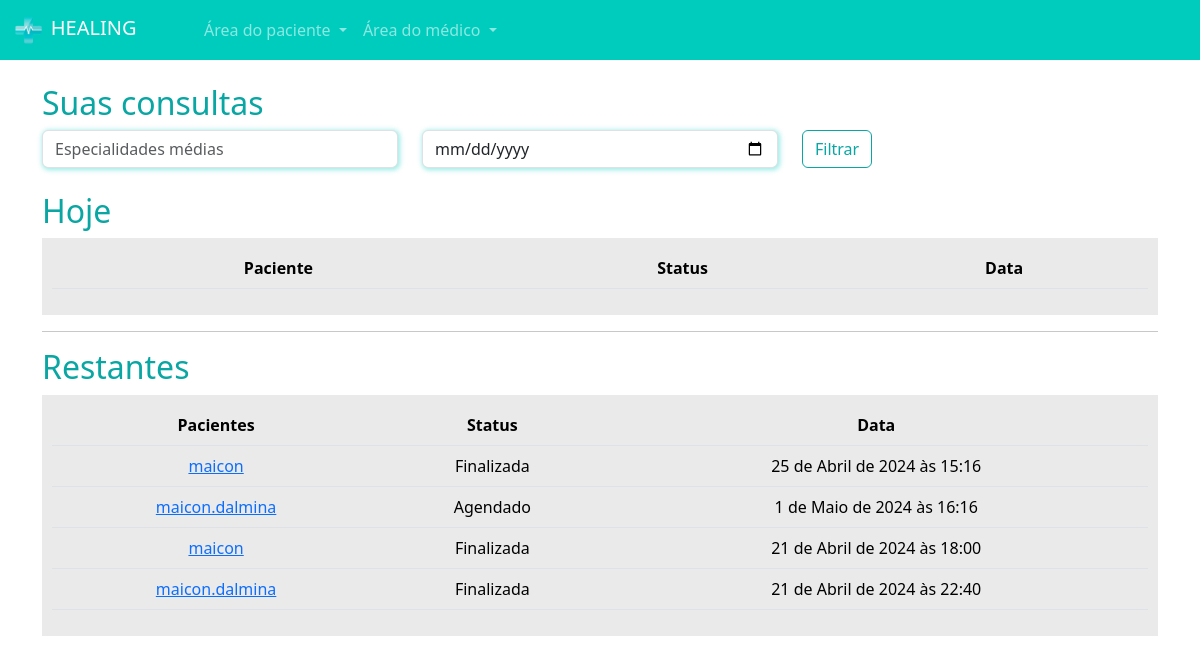
Page /medicos/consultas_medico/ (signed in) on the committed database.
### paciente/models.py (models this page shows, shortened)
class Consulta(models.Model):
    status_choices = (
        ('A', 'Agendado'),
        ('F', 'Finalizada'),
        ('C', 'Cancelada'),
        ('I', 'Iniciada')
    )
    paciente = models.ForeignKey(User, on_delete=models.DO_NOTHING)
    data_aberta = models.ForeignKey(DatasAbertas, on_delete=models.DO_NOTHING)
    status = models.CharField(max_length=1, choices=status_choices, default='A')
    link = models.URLField(null=True, blank=True)

### medico/models.py (models this page shows, shortened)
class DatasAbertas(models.Model):
    data = models.DateTimeField()
    user = models.ForeignKey(User, on_delete=models.DO_NOTHING)
    agendado = models.BooleanField(default=False)

### medico/views.py (the view)
# urls.py: path('consultas_medico/', views.consultas_medico, name="consultas_medico"),
def consultas_medico(request):
    if not is_medico(request.user):
        messages.add_message(request, constants.WARNING, 'Somente médicos podem abrir horarios')
        return redirect('/usuarios/sair')
    hoje = datetime.now().date()
    consultas_hoje = Consulta.objects.filter(data_aberta__user=request.user).filter(data_aberta__data__gte=hoje).filter(data_aberta__data__lt=hoje + timedelta(days=1))
    consultas_restantes = Consulta.objects.exclude(id__in = consultas_hoje.values('id')).filter(data_aberta__user=request.user)
    return render(request, 'consultas_medico.html', {'consultas_hoje':consultas_hoje, 'consultas_restantes':consultas_restantes, 'is_medico':is_medico(request.user)})

### medico/models.py (called while the page is built)
def is_medico(user):
    return DadosMedico.objects.filter(user=user).exists()

### medico/templates/consultas_medico.html (shortened to what this page needs)
{% extends "base.html" %}
{% load static %}
{% block 'head' %}
    <link rel="stylesheet" href="{% static 'medicos/css/abrir_horario.css' %}">
    <link rel="stylesheet" href="{% static 'usuarios/css/usuarios.css' %}">
    <link rel="stylesheet" href="{% static 'medicos/css/cadastro_medico.css' %}">
    <link rel="stylesheet" href="{% static 'pacientes/css/home.css' %}">
    <link rel="stylesheet" href="https://cdn.jsdelivr.net/npm/bootstrap-icons@1.11.3/font/bootstrap-icons.min.css">
{% endblock 'head' %}
{% block 'body' %}
{% include "partials/navbar.html" %}
    <div class="container">
        <br>
        <h2><span class="color-dark">Suas consultas</span></h2>
        <div class="row">
            <div class="col-md">
                <input type="text" name="especialidades" id="" class="form-control shadow-main-color" placeholder="Especialidades médias">
            </div>
            <div class="col-md">
                <input type="date" name="data" id="" class="form-control shadow-main-color" placeholder="Data da consulta">
            </div>
            <div class="col-md">
                <input type="submit" value="Filtrar" class="btn btn-dark-color-outline">
            </div>
        </div>
        <br>
        <h2><span class="color-dark">Hoje</span></h2>
        <div class="list-minhas-consultas">
            <table class="table">
                <thead>
                  <tr>
                    <th scope="col">Paciente</th>
                    <th scope="col">Status</th>
                    <th scope="col">Data</th>
                  </tr>
                </thead>
              </table>
        </div>
        <hr>
        <h2><span class="color-dark">Restantes</span></h2>
        <div class="list-minhas-consultas">
            <table class="table">
                <thead>
                  <tr>
                    <th scope="col">Pacientes</th>
                    <th scope="col">Status</th>
                    <th scope="col">Data</th>
                  </tr>
                </thead>
                <tbody>
                    {% for consulta in consultas_restantes  %}
                        <tr>
                            <td><a href="{% url 'consulta_area_medico' consulta.id %}">{{consulta.paciente}}</a></td>
                            <td>{{consulta.get_status_display}}</td>
                            <td>{{consulta.data_aberta.data}}</td>
                        </tr>
                    {% endfor %}
                </tbody>
              </table>
        </div>
    </div>
{% endblock 'body' %}

### templates/static/geral/css/base.css (style rules this page uses)
:root { --main-color: #00CCBE; --dark-color: #09A6A3; --contrast-color: #FFD686; }
.color-dark { color: var(--dark-color); }

### templates/static/usuarios/css/usuarios.css (style rules this page uses)
.btn-dark-color-outline { border: 1px solid var(--dark-color); color: var(--dark-color) }

### templates/static/medicos/css/cadastro_medico.css (style rules this page uses)
.shadow-main-color { box-shadow: 1px 1px 5px 1px rgba(0, 204, 190,.4); }

### templates/static/paciente/css/home.css (style rules this page uses)
table { border-collapse: collapse !important; width: 100%; }
th, td { padding: 8px; text-align: center; background-color: #EAEAEA !important; }
th { background-color: #EAEAEA; }
.list-minhas-consultas { background-color: #EAEAEA; padding: 10px; }

### rows in the picture
Consulta: paciente "maicon", status "Finalizada", data_aberta.data "25 de Abril de 2024 às 15:16"
Consulta: paciente "maicon.dalmina", status "Agendado", data_aberta.data "1 de Maio de 2024 às 16:16"
Consulta: paciente "maicon", status "Finalizada", data_aberta.data "21 de Abril de 2024 às 18:00"
Consulta: paciente "maicon.dalmina", status "Finalizada", data_aberta.data "21 de Abril de 2024 às 22:40"
